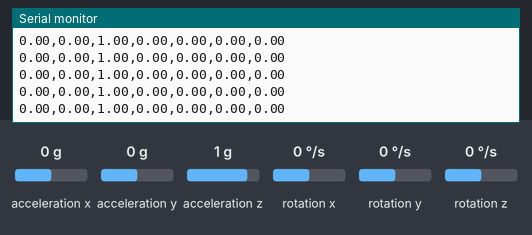
The sketch below on a simulated Arduino Uno, built with avr-gcc and run on an emulated ATmega328P. On the bench: the last lines printed to the serial monitor. The test bench sets the inputs (shaded band); at power-on: acceleration x 0 g, acceleration y 0 g, acceleration z 1 g, rotation x 0 °/s, rotation y 0 °/s, rotation z 0 °/s.

Above: at 2.2 s.
2.3 s: acceleration x set to -1.4 g
At 2.4 s:
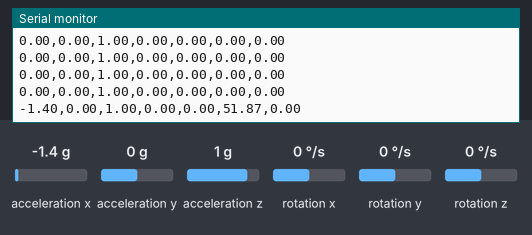
3.8 s: acceleration y set to -1.4 g
At 3.9 s:
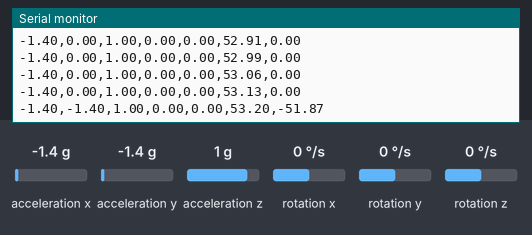
5.3 s: acceleration z set to -1.4 g
At 5.4 s:
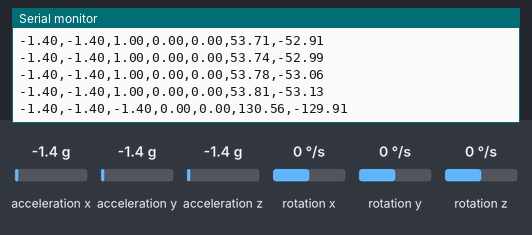
6.8 s: acceleration y set to 0 g
At 6.8 s:
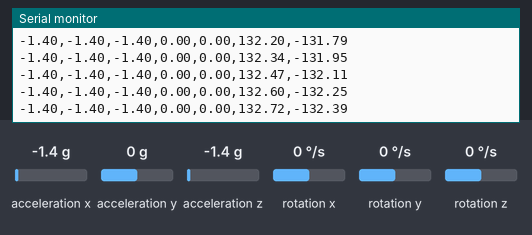
9.8 s: rotation x set to -192 °/s
At 9.8 s:
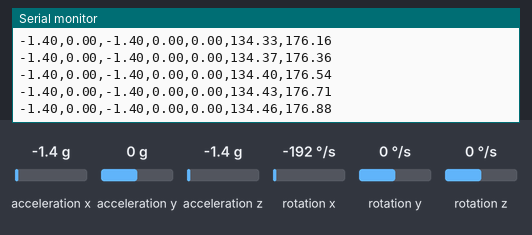
Timing chart, 0 to 12.3 s (numbered marks = the images above; inputs shaded):
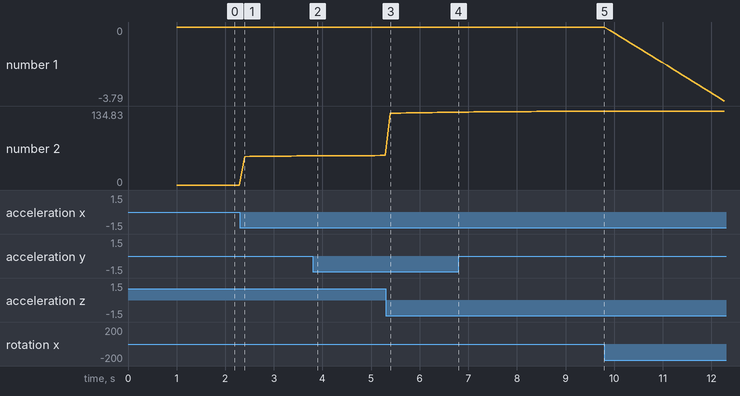

Measured:
- after the input at 2.3 s, the serial monitor: prints a new line after 0.10 s (image 1)
- after the input at 3.8 s, the serial monitor: prints a new line after 0.10 s (image 2)
- after the input at 5.3 s, the serial monitor: prints a new line after 0.10 s (image 3)
- plotted number 1: 0 → -3.79 after the input at 9.8 s
- plotted number 2: 0 → 53.13 after the input at 2.3 s, 53.81 → 132.72 after the input at 5.3 s, 132.72 → 134.46 after the input at 6.8 s

The sketch:

3filtro.ino
```cpp
#include <Wire.h>
#include <MPU6050.h>
#include <math.h>

#define MPU6050_SAMPLERATE_DELAY_MS (100)
MPU6050 mpu;

float thetaM;
float phiM;
float thetaFold = 0;
float thetaFnew;
float phiFold = 0;
float phiFnew;

float thetaG = 0;
float phiG = 0;
float dt;
unsigned long millisOld;

void setup() {
  Serial.begin(115200);
  Wire.begin();
  mpu.initialize();
  delay(1000);
  millisOld = millis();
}

void loop() {
  int16_t ax, ay, az;
  mpu.getAcceleration(&ax, &ay, &az);

  thetaM = -atan2((float)ax / 16384.0, (float)az / 16384.0) / 2 / 3.141592654 * 360;
  phiM = atan2((float)ay / 16384.0, (float)az / 16384.0) / 2 / 3.141592654 * 360;

  thetaFnew = 0.95 * thetaFold + 0.05 * thetaM;
  phiFnew = 0.95 * phiFold + 0.05 * phiM;

  int16_t gx, gy, gz;
  mpu.getRotation(&gx, &gy, &gz);
  dt = (millis() - millisOld) / 1000.0;
  millisOld = millis();

  thetaG += ((float)gy / 16384.0) * dt;
  phiG += ((float)gx / 16384.0) * dt;

  // filtro
  float theta = (thetaG + thetaM) * 0.95 + thetaFnew * 0.05;
  float phi = (phiG + phiM) * 0.95 + phiFnew * 0.05;

  Serial.print((float)ax / 16384.0);
  Serial.print(",");
  Serial.print((float)ay / 16384.0);
  Serial.print(",");
  Serial.print((float)az / 16384.0);
  Serial.print(",");

  Serial.print(thetaG); // Gyro
  Serial.print(",");
  Serial.print(phiG);
  Serial.print(",");
/*
  Serial.print(thetaM);
  Serial.print(",");
  Serial.print(phiM);
  Serial.print(",");
  Serial.print(thetaFnew);
  Serial.print(",");
  Serial.print(phiFnew);
*/
  Serial.print(theta);
  Serial.print(",");
  Serial.println(phi);

  phiFold = phiFnew;
  thetaFold = thetaFnew;

  delay(MPU6050_SAMPLERATE_DELAY_MS);
}
```
